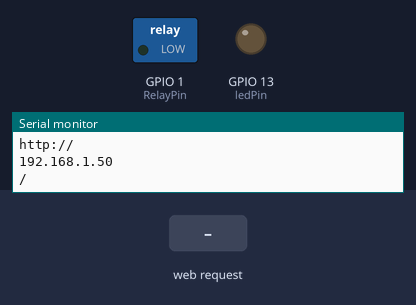
Recording of a sketch running on a simulated ESP8266 (NodeMCU). Shown: switched loads named in the sketch (green lamp = pin HIGH), output pins drawn as LEDs (lit = HIGH), the last lines printed to the serial monitor. The test bench sets the inputs (shaded band). WiFi joins after 1.5 s; servers stay silent unless stated; uploads are accepted with an empty reply.

Above: at 2.7 s.
2.8 s: HTTP request GET /updateBoardAddress received
At 11.6 s:
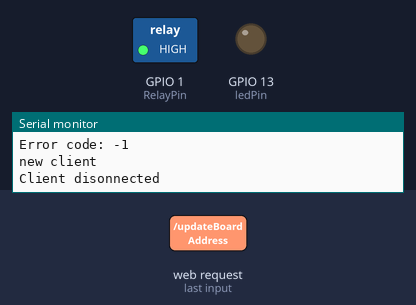
Timing chart, 0 to 21.8 s (numbered marks = the images above; inputs shaded):
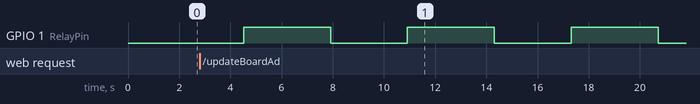

Measured:
- by itself, GPIO 1 (RelayPin): alternates HIGH for 3.4 s and LOW for 3.0 s

The sketch:

connecting_to_internet.ino
```cpp
#include <ESP8266WiFi.h>
#include <ESP8266HTTPClient.h>
#include <Arduino_JSON.h>
#include <ArduinoJson.h>

// const char* ssid = "OPPO F19 Pro+";
// const char* password = "Wills@22";

const char* ssid = "My PC";
const char* password = "TEST1234";

//Your Domain name with URL path or IP address with path
// String serverName = "http://192.168.0.145:3000";
// String serverName = "http://192.168.137.245:3000";
String serverName = "http://192.168.137.42:8081";

// the following variables are unsigned longs because the time, measured in
// milliseconds, will quickly become a bigger number than can be stored in an int.
unsigned long lastTime = 0;
// Timer set to 10 minutes (600000)
//unsigned long timerDelay = 600000;
// Set timer to 5 seconds (5000)
unsigned long timerDelay = 5000;


int ledPin = 13;  // GPIO13---D7 of NodeMCU
WiFiServer server(80);
int RelayPin = 1;
String myIP;
String updateBoardAddress = serverName + "/updateBoardAddress";

void setup() {
  Serial.begin(115200);
  delay(10);
  pinMode(RelayPin, OUTPUT);

  pinMode(ledPin, OUTPUT);
  digitalWrite(ledPin, LOW);

  // Connect to WiFi network
  Serial.println("Connecting to ");
  Serial.println(ssid);

  WiFi.begin(ssid, password);

  while (WiFi.status() != WL_CONNECTED) {
    delay(500);
    Serial.println(".");
  }
  Serial.println("");
  Serial.println("WiFi connected");

  // Start the server
  server.begin();
  Serial.println("Server started");

  // Print the IP address
  Serial.println("Use this URL to connect: ");
  Serial.println("http://");
  Serial.println(WiFi.localIP());
  myIP = WiFi.localIP().toString();
  Serial.println("/");
}

void loop() {

  digitalWrite(RelayPin, LOW);
  delay(3000);

  // Let's turn off the relay...
  digitalWrite(RelayPin, HIGH);
  delay(3000);

  // Send an HTTP POST request depending on timerDelay
  if ((millis() - lastTime) > timerDelay) {
    //Check WiFi connection status
    if (WiFi.status() == WL_CONNECTED) {

      StaticJsonDocument<300> JSONbuffer;  //Declaring static JSON buffer
      // JsonObject JSONencoder;

      JSONbuffer["switch_board_uuid"] = 1;
      JSONbuffer["switch_board_ip"] = myIP;

      String jsonPayload;
      serializeJson(JSONbuffer, jsonPayload);


      WiFiClient client1;
      HTTPClient http1;  //Declare object of class HTTPClient

      http1.begin(client1, updateBoardAddress.c_str());     //Specify request destination
      http1.addHeader("Content-Type", "application/json");  //Specify content-type header

      int httpCode1 = http1.POST(jsonPayload);  //Send the request
      String payload = http1.getString();       //Get the response payload


      WiFiClient client;
      HTTPClient http;

      String serverPath = serverName + "/getBoardDetails";


      // Your Domain name with URL path or IP address with path
      http.begin(client, serverPath.c_str());

      // If you need Node-RED/server authentication, insert user and password below
      //http.setAuthorization("REPLACE_WITH_SERVER_USERNAME", "REPLACE_WITH_SERVER_PASSWORD");

      // Send HTTP GET request
      int httpResponseCode = http.GET();

      if (httpResponseCode > 0) {
        Serial.println("HTTP Response code: ");
        Serial.println(httpResponseCode);
        String payload = http.getString();
        Serial.println(payload);

        JSONVar myObject = JSON.parse(payload);

        // JSON.typeof(jsonVar) can be used to get the type of the var
        if (JSON.typeof(myObject) == "undefined") {
          Serial.println("Parsing input failed!");
          return;
        }

        Serial.println("JSON object = ");
        Serial.println(myObject);

        JSONVar keys = myObject.keys();


        for (int i = 0; i < keys.length(); i++) {
          JSONVar value = myObject[keys[i]];
          Serial.println(keys[i]);
          Serial.println(" = ");
          Serial.println(value);

          String vale = JSON.stringify(keys[i]);
          Serial.println(" vals = ");
          Serial.println(vale);
          String vv = "\"data\"";
          Serial.println(vv);

          if (vale.equalsIgnoreCase(vv)) {
            JSONVar dataKeys = value.keys();
            Serial.println("yes");

            for (int j = 0; j < dataKeys.length(); j++) {
              JSONVar value2 = value[dataKeys[j]];
              Serial.println(dataKeys[j]);
              Serial.println(" = ");
              Serial.println(value2);
              if (JSON.stringify(dataKeys[j]) == "\"isLightStatus\"") {
                if (value2) {
                  Serial.println(" on = ");
                  digitalWrite(ledPin, HIGH);
                  value = HIGH;
                } else {
                  Serial.println(" off = ");
                  digitalWrite(ledPin, LOW);
                  value = LOW;
                }
              }
            }

          } else {
            Serial.println("no");
          }
          // sensorReadingsArr[i] = double(value);
        }


      } else {
        Serial.print("Error code: ");
        Serial.println(httpResponseCode);
      }
      // Free resources
      http.end();
    } else {
      Serial.println("WiFi Disconnected");
    }
    lastTime = millis();
  }
  // Check if a client has connected
  WiFiClient client = server.available();

  if (!client) {
    return;
  }

  // Wait until the client sends some data
  Serial.println("new client");
  while (!client.available()) {
    delay(1);
  }


  // // Read the first line of the request
  // String request = client.readStringUntil('\r');
  // Serial.println(request);
  // client.flush();

  // // Match the request

  // int value = LOW;
  // if (request.indexOf("/MY_LED=ON") != -1) {
  //   digitalWrite(ledPin, HIGH);
  //   value = HIGH;
  // }
  // if (request.indexOf("/MY_LED=OFF") != -1) {
  //   digitalWrite(ledPin, LOW);
  //   value = LOW;
  // }

  // Set ledPin according to the request
  //digitalWrite(ledPin, value);

  // Return the response
  // client.println("HTTP/1.1 200 OK");
  // client.println("Content-Type", "application/json");  //Specify content-type header
  //  StaticJsonDocument<300> JSONbuffer;  //Declaring static JSON buffer
  //     // JsonObject JSONencoder;

  //     JSONbuffer["switch_board_uuid"] = 1;
  //     JSONbuffer["switch_board_ip"] = myIP;

  //     String jsonPayload;
  //   serializeJson(JSONbuffer, jsonPayload);
  //   client.println(jsonPayload);


  StaticJsonDocument<300> JSONbuffer;  //Declaring static JSON buffer
  // JsonObject JSONencoder;

  JSONbuffer["switch_board_uuid"] = 1;
  JSONbuffer["switch_board_ip"] = myIP;

  String jsonPayload;
  serializeJson(JSONbuffer, jsonPayload);


  client.println("HTTP/1.1 200 OK");
  // client.println("POST /rods/airlo/firstmodule HTTP/1.1 200 OK");

  // client.println("POST /rods/airlo/firstmodule/ HTTP/1.1");


  // client.println("POST /rods/airlo/firstmodule/ HTTP/1.1");
  // client.println("Host: iotsystem.synology.me:314<http://iotsystem.synology.me:314>");
  client.println("Cache-Control: no-cache");
  client.println("Content-Type: application/json");
  client.print("Content-Length: ");
  client.println(jsonPayload.length());
  client.println();
  client.println(jsonPayload);

  // client.println("");  //  do not forget this one
  // client.println("<!DOCTYPE HTML>");
  // client.println("<html>");

  // client.print("Led is now: ");

  // if (value == HIGH) {
  //   client.print("On");
  // } else {
  //   client.print("Off");
  // }
  // client.println("<br><br>");
  // client.println("<a href=\"/LED=ON\"\"><button>On </button></a>");
  // client.println("<a href=\"/LED=OFF\"\"><button>Off </button></a><br />");
  // client.println("</html>");

  delay(1);
  Serial.println("Client disonnected");
  // Serial.println("");
}
```
